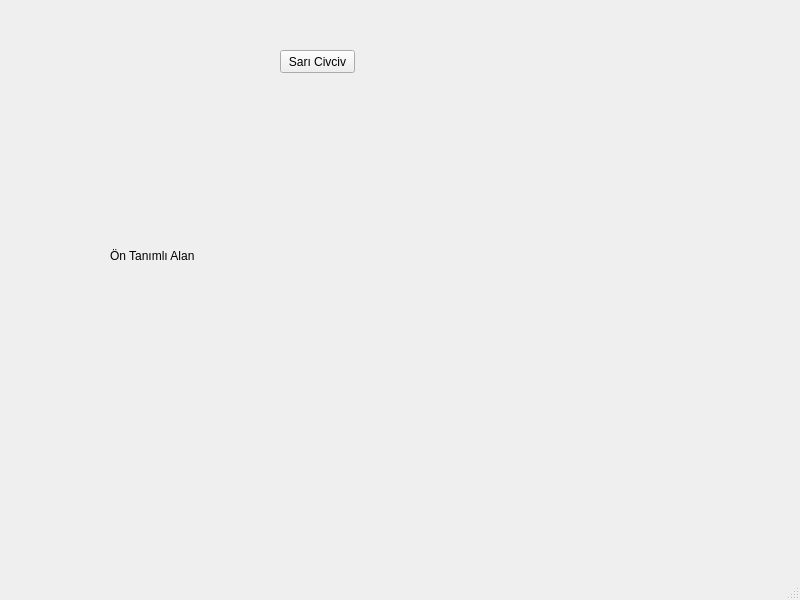
<?xml version="1.0" encoding="UTF-8"?>
<ui version="4.0">
 <class>MainWindow</class>
 <widget class="QMainWindow" name="MainWindow">
  <property name="geometry">
   <rect>
    <x>0</x>
    <y>0</y>
    <width>800</width>
    <height>600</height>
   </rect>
  </property>
  <property name="windowTitle">
   <string>MainWindow</string>
  </property>
  <widget class="QWidget" name="centralwidget">
   <widget class="QPushButton" name="dugme">
    <property name="geometry">
     <rect>
      <x>280</x>
      <y>50</y>
      <width>75</width>
      <height>23</height>
     </rect>
    </property>
    <property name="text">
     <string>Sarı Civciv</string>
    </property>
   </widget>
   <widget class="QLabel" name="etiket">
    <property name="geometry">
     <rect>
      <x>110</x>
      <y>220</y>
      <width>381</width>
      <height>71</height>
     </rect>
    </property>
    <property name="text">
     <string>Ön Tanımlı Alan</string>
    </property>
   </widget>
  </widget>
  <widget class="QMenuBar" name="menubar">
   <property name="geometry">
    <rect>
     <x>0</x>
     <y>0</y>
     <width>800</width>
     <height>21</height>
    </rect>
   </property>
  </widget>
  <widget class="QStatusBar" name="statusbar"/>
 </widget>
 <resources/>
 <connections>
  <connection>
   <sender>dugme</sender>
   <signal>clicked()</signal>
   <receiver>MainWindow</receiver>
   <slot>deneme()</slot>
   <hints>
    <hint type="sourcelabel">
     <x>323</x>
     <y>84</y>
    </hint>
    <hint type="destinationlabel">
     <x>444</x>
     <y>210</y>
    </hint>
   </hints>
  </connection>
 </connections>
 <slots>
  <slot>cevir()</slot>
  <slot>cevir2()</slot>
  <slot>deneme()</slot>
  <slot>slot2()</slot>
 </slots>
</ui>
